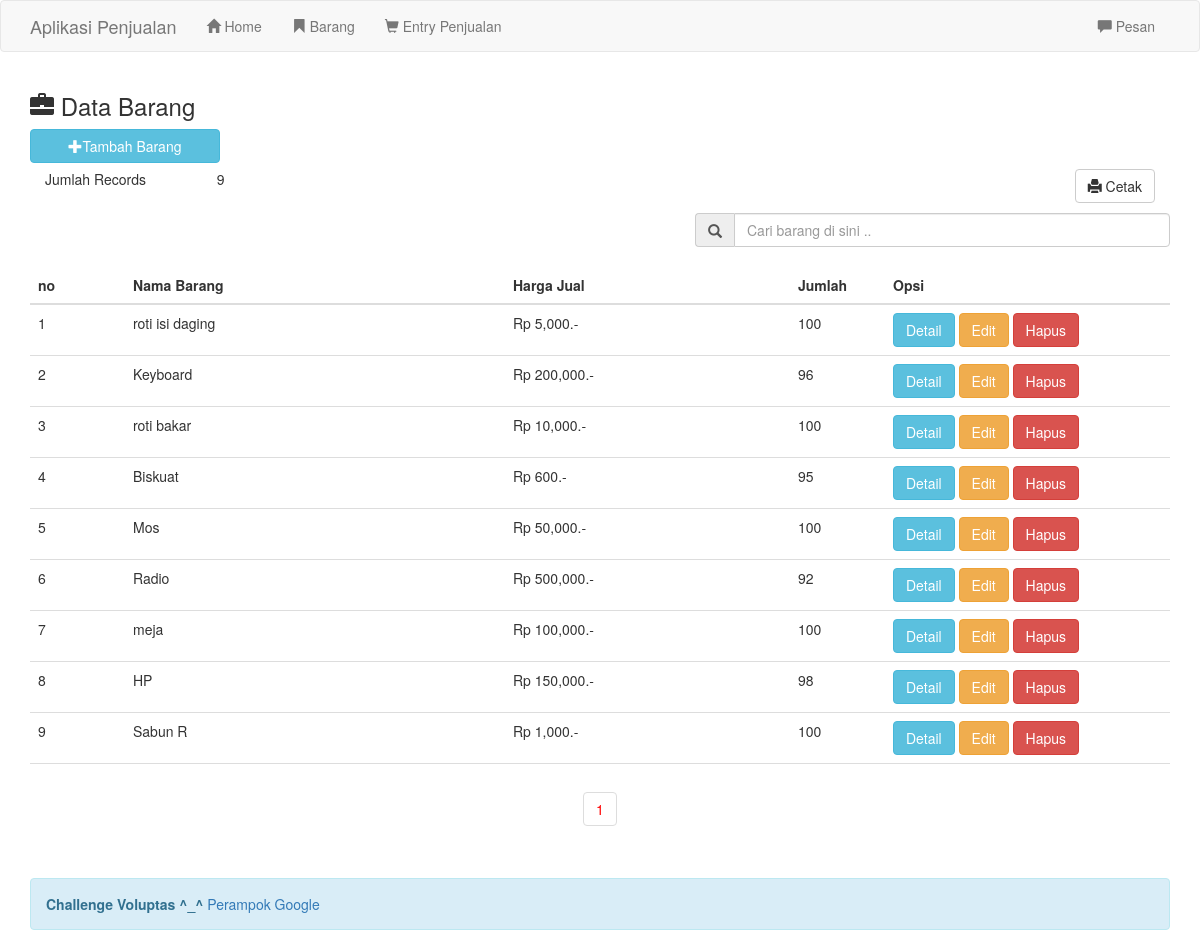
Screenshot of /barang.php with the database file from the repository.
### tables this page shows
CREATE TABLE `tb_barang` (
  `id_barang` int(5) NOT NULL,
  `nama_brg` varchar(30) NOT NULL,
  `jenis` varchar(50) NOT NULL,
  `suplier` varchar(50) NOT NULL,
  `harga_modal` int(50) NOT NULL,
  `harga_jual` int(50) NOT NULL,
  `jumlah` int(10) NOT NULL
);

### class.barang.php (the view, shortened to what this page needs)
<?php
class barang{
	private $db;
	function __construct($DB_con)
	{
		$this->db = $DB_con;
	}
  ?>
  <?php
	public function view_data_barang($query,$table)
	{
		if ($table=='tb_barang') {
		$stmt = $this->db->prepare($query);
		$stmt->execute();
		$no = 1;
			while ($row=$stmt->fetch(PDO::FETCH_ASSOC)) {
				$harga_jual = number_format($row['harga_jual']);
				?>
				<tr>
				<td><?php print($no++); ?></td>
				<td><?php print($row['nama_brg']); ?></td>
				<td><?php print("Rp ".$harga_jual.".-"); ?></td>
				<td><?php print($row['jumlah']) ?></td>
				<td>
					<a href="detail.php?id=<?php print($row['id_barang']); ?>"><button type="button" class="btn btn-info">Detail</button></a>
	    <a href="edit.php?edit_id=<?php print($row['id_barang']); ?>"><button type="button" class="btn btn-warning">Edit</button></a>
	    <a href="hapus.php?hapus_id=<?php print($row['id_barang']); ?>"><button type="button" class="btn btn-danger">Hapus</button></a>
				</td>
				</tr>
				<?php
			}
		}
	}
			?>
				<?php
	public function paginglink($query,$records_per_page)
	{
		$self = $_SERVER['PHP_SELF'];
		$stmt = $this->db->prepare($query);
		$stmt->execute();
		$total_no_of_records = $stmt->rowCount();
		if ($total_no_of_records > 0) {
			?><ul class="pagination"><?php
			$total_no_of_pages=ceil($total_no_of_records/$records_per_page);
			$current_page=1;
			for ($i=1; $i<=$total_no_of_pages; $i++) {
				if ($i==$current_page) {
					echo "<li><a href='".$self."?page_no=".$i."' style='color:red;'>".$i."</a></li>";
				}else{
					echo "<li><a href='".$self."?page_no=".$i."'>".$i."</a></li>";
				}
			}
			?></ul><?php
		}
	}
}
?>

### header.php (shortened to what this page needs)
<!DOCTYPE html>
<html lang="en">
<head>
	<link rel="stylesheet" href="css/bootstrap.css">
	<link rel="stylesheet" type="text/css" href="css/jquery-ui.css">
</head>
<body>
<nav class="navbar navbar-default">
	<div class="container">
		<div class="navbar-header">
			<a class="navbar-brand" href="index.php">Aplikasi Penjualan</a>
		</div>
		<div id="navbar" class="navbar-collapse collapse">
			<ul class="nav navbar-nav">
				<li class=""><a href="#"><i class="glyphicon glyphicon-home"></i> Home</a></li>
				<li><a href="barang.php"><i class="glyphicon glyphicon-bookmark"></i> Barang</a></li>
				<li><a href="terjual.php"><i class="glyphicon glyphicon-shopping-cart"></i> Entry Penjualan</a></li>
			</ul>
			<ul class="nav navbar-nav navbar-right">
				<li><a id="pesan_sedia" href="#" data-toggle="modal" data-target="#modalpesan"><span class='glyphicon glyphicon-comment'></span>  Pesan</a></li>
			</ul>
		</div>
	</div>
</nav>

### barang.php (shortened to what this page needs)
<?php include_once 'dbconfig.php';
?>
<?php include_once 'header.php'; ?>
<div class="container">
			<h3><i class="glyphicon glyphicon-briefcase"></i> Data Barang</h3>
			<button type="button" class="btn btn-info col-md-2" data-toggle="modal" data-target="#myModal"><i class="glyphicon glyphicon-plus"></i>Tambah Barang</button>
			<br/><br/>
			<?php
			$query = "SELECT * FROM tb_barang";
			$stmt = $DB_con->prepare($query);
			$stmt->execute();
			?>
			<div class="col-md-12">
				<table class="col-md-2">
					<tr>
						<td>Jumlah Records</td>
						<td><?php echo $stmt->rowCount(); ?></td>
					</tr>
				</table>
				<a style="margin-bottom:10px;" href="lap_barang.php" target="_blank" class="btn btn-default pull-right"><span class="glyphicon glyphicon-print"></span> Cetak</a>
			</div>
		<form method="get">
			<div class="input-group col-md-5 col-md-offset-7">
				<span class="input-group-addon" id="basic-addon1"><span class="glyphicon glyphicon-search"></span></span>
				<input type="text" class="form-control" placeholder="Cari barang di sini .." aria-describedby="basic-addon1" name="cari">
			</div>
		</form>
		<br>
		<table class="table table-hover">
    <thead>
     <tr>
     	<th class="col-md-1">no</th>
     	<th class="col-md-4">Nama Barang</th>
     	<th class="col-md-3">Harga Jual</th>
     	<th class="col-md-1">Jumlah</th>
     	<th class="col-md-3">Opsi</th>
     </tr>
    </thead>
     <?php
     $table = 'tb_barang';
     $query = "SELECT * FROM $table";
     $records_per_page=10;
     $newquery = $barang->paging($query,$records_per_page);
     if (isset($_GET['cari'])) {
     	$cari = mysql_real_escape_string($_GET['cari']);
     	$barang->caridata($query,$cari);
     }else{
     $barang->view_data_barang($newquery,$table);
     ?>
     <tr>
			<td colspan="7" align="center">
				<div class="pagination-wrap">
					<?php $barang->paginglink($query,$records_per_page); ?>
				</div>
			</td>
		</tr>
		<?php } ?>
  </table>
</div>
<?php include 'footer.php'; ?>

### footer.php
<div class="container">
	<div class="alert alert-info">
		<strong>Challenge Voluptas ^_^ </strong> <a href="#">Perampok Google</a>
	</div>
</div>
 </body>
 </html>

### rows the page displays
tb_barang: nama_brg "roti isi daging", harga_jual "5,000", jumlah "100"
tb_barang: nama_brg "Keyboard", harga_jual "200,000", jumlah "96"
tb_barang: nama_brg "roti bakar", harga_jual "10,000", jumlah "100"
tb_barang: nama_brg "Biskuat", harga_jual "600", jumlah "95"
tb_barang: nama_brg "Mos", harga_jual "50,000", jumlah "100"
tb_barang: nama_brg "Radio", harga_jual "500,000", jumlah "92"
tb_barang: nama_brg "meja", harga_jual "100,000", jumlah "100"
tb_barang: nama_brg "HP", harga_jual "150,000", jumlah "98"
tb_barang: nama_brg "Sabun R", harga_jual "1,000", jumlah "100"

### other values shown
$stmt->rowCount() "9"
